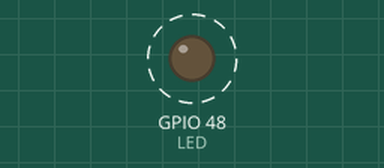
Simulated run of this sketch. Board: ESP32. Shown: output pins drawn as LEDs (lit = HIGH). Dashed ring = blinking.

Above: at 0.5 s.
Timing chart, 0 to 4.6 s (numbered marks = the images above):
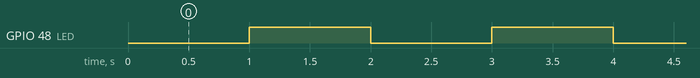

The sketch:

sketch_dec18a.ino
```cpp
#define LED   48

//定义一个定时器对象
hw_timer_t *timer = NULL;

// 定时器中断处理函数
void timer_interrupt()
{
  //修改LED的状态，如果亮则修改为灭；如果灭则修改为亮
  digitalWrite(LED, !digitalRead(LED));
}

void setup()
{
  //设置LED引脚（48） 为输出模式
  pinMode(LED, OUTPUT);

  // 初始化定时器频率为1MHz
  timer = timerBegin(1000000);

  // 配置定时器中断服务函数
  //定时器0的中断回调函数为timer_interrupt()
  timerAttachInterrupt(timer,timer_interrupt);

  // 设置定时器的计数值
  // 定时器的计数值为1000,000，true为允许自动重载计数值
  // 计数值单位为us,1000,000 us = 1000ms = 1s
  timerAlarm(timer,1000000,true, 0);
}

void loop()
{

}
```

Measured:
- by itself, GPIO 48 (LED): alternates HIGH for 1.0 s and LOW for 1.0 s
